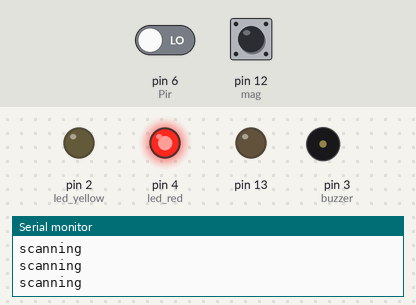
Simulated run of this sketch. Board: Arduino Uno, built with avr-gcc and run on an emulated ATmega328P. On the bench: output pins drawn as LEDs (lit = HIGH), buzzer (waves = sounding), the last lines printed to the serial monitor. The inputs (shaded band) are chosen by the test bench; at power-on: pin 6 (Pir) LOW, pin 12 (mag) HIGH.

Above: at 6.2 s.
6.3 s: pin 6 (Pir) driven HIGH
At 7.5 s:
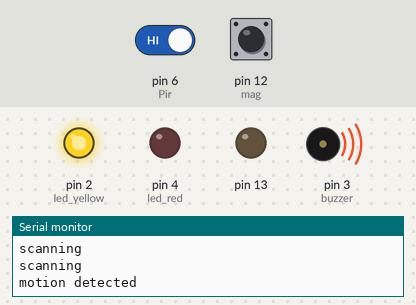
9.3 s: pin 6 (Pir) driven LOW
At 9.35 s:
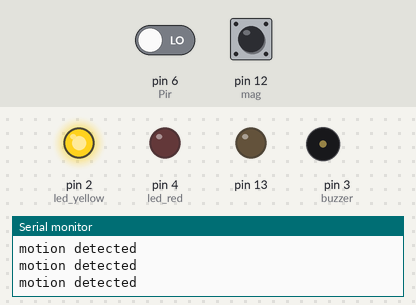
At 10.4 s:
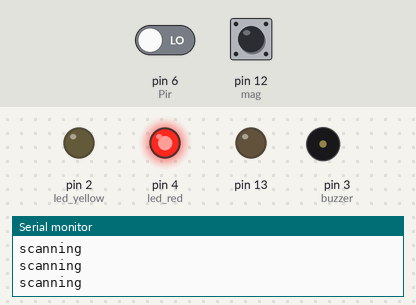
Timing chart, 0 to 12.3 s (numbered marks = the images above; inputs shaded):
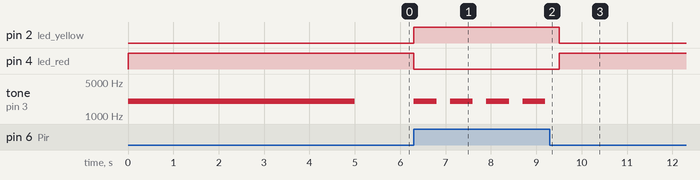

The sketch:

project-motion.ino
```cpp
///////////////////////Code Created by///////////////////////
//////////////////////Moch Nur Jamalludin//////////////////////

int Pir = 6;           // output of Pir sensor
int led_red = 4;       // led pin
int led_yellow = 2;    //led pin
const int buzzer = 3;  // buzzer pin
int val = 0;           // value default
int mag = 12;          // magnetic sensor port
const int wait = 5000; // delay waktu untuk buzzer setelah pintu terbuka
bool timer = false;    // default sensor magnetic

void setup()
{
  pinMode(Pir, INPUT);         // setting Pir output as arduino input
  pinMode(led_red, OUTPUT);    //setting led as output
  pinMode(led_yellow, OUTPUT); //setting led as output
  pinMode(buzzer, OUTPUT);     //setting buzzer as output
  pinMode(mag, INPUT);
  pinMode(13, OUTPUT);
  Serial.begin(9600); //serial communication between arduino and pc
}
void loop()
{
  baca();
  magnetic();
}

void baca()
{
  if (digitalRead(Pir) == HIGH) // reading the data from the Pir sensor
  {
    digitalWrite(led_yellow, HIGH);
    digitalWrite(led_red, LOW); // setting led to high
    tone(buzzer, 2000);
    delay(500);
    noTone(buzzer);
    delay(200);

    Serial.println("motion detected");
  }
  else
  {
    digitalWrite(led_yellow, LOW);
    digitalWrite(led_red, HIGH); // setting led to low
    noTone(buzzer);
    Serial.println("scanning");
  }
}

void magnetic()
{
  val = digitalRead(mag);

  if ((val == 0) & (timer == false))
  {
    noTone(buzzer);
  }
  else if ((val == 0) & (timer == true))
  {
    noTone(buzzer);
    timer = false;
  }
  else if ((val == 1) & (timer == false))
  {
    tone(buzzer, 2000);
    delay(wait);
    noTone(buzzer);
    delay(200);
    timer = true;
  }
  else if ((val == 1) & (timer == true))
  {
    noTone(buzzer);
  }
  delay(100);
}
```

Measured:
- after the input at 6.3 s, pin 2 (led_yellow): LOW → HIGH at once; pin 4 (led_red): HIGH → LOW at once; tone on pin 3 (buzzer): alternates 2000 Hz for 0.50 s and silent for 0.30 s, starting at once
- after the input at 9.3 s, pin 2 (led_yellow): HIGH → LOW after 0.20 s; pin 4 (led_red): LOW → HIGH after 0.20 s; tone on pin 3 (buzzer): stops changing and stays silent
